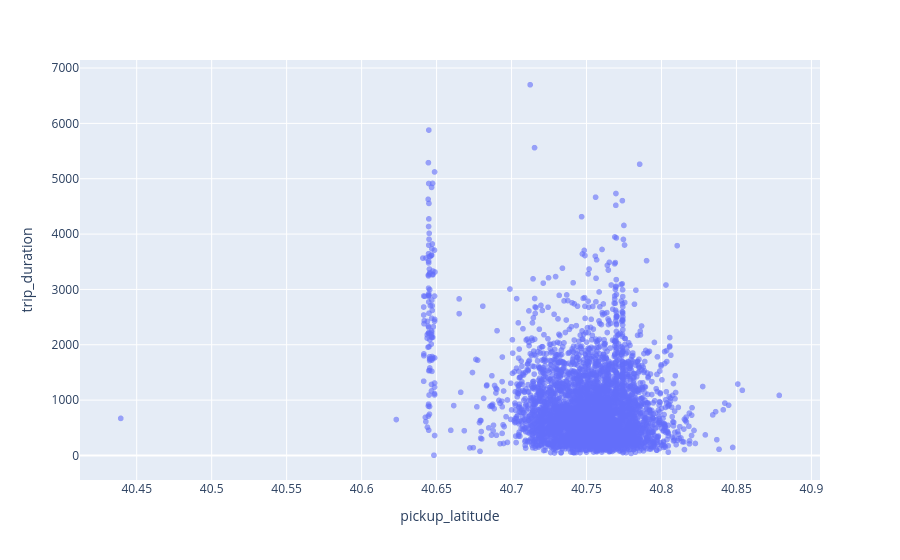

Notebook source saved alongside this figure:
### Code cell
# plt.scatter(vis['pickup_latitude'], vis['Distance'], alpha=0.5)
# plt.title('store_and_fwd_flag Vs Distance Graph')
# plt.xlabel('store_and_fwd_flag')
# plt.ylabel('Distnace')

px.scatter(vis, x='pickup_latitude', y='trip_duration', opacity=0.6)

### Figure 1 — Plotly figure (JSON) as saved in the notebook; plotly's stock layout.template omitted (floating-point values rounded to 4 significant figures; data arrays with more than 128 entries replaced by an {"elided": "..."} marker saying what was removed)
{"data": [{"hovertemplate": "pickup_latitude=%{x}<br>trip_duration=%{y}<extra></extra>", "legendgroup": "", "marker": {"color": "#636efa", "opacity": 0.6, "symbol": "circle"}, "mode": "markers", "name": "", "showlegend": false, "type": "scattergl", "x": {"elided": "5000 float values"}, "xaxis": "x", "y": {"elided": "5000 int values"}, "yaxis": "y"}], "layout": {"legend": {"tracegroupgap": 0}, "margin": {"t": 60}, "xaxis": {"anchor": "y", "domain": [0, 1], "title": {"text": "pickup_latitude"}}, "yaxis": {"anchor": "x", "domain": [0, 1], "title": {"text": "trip_duration"}}}}
